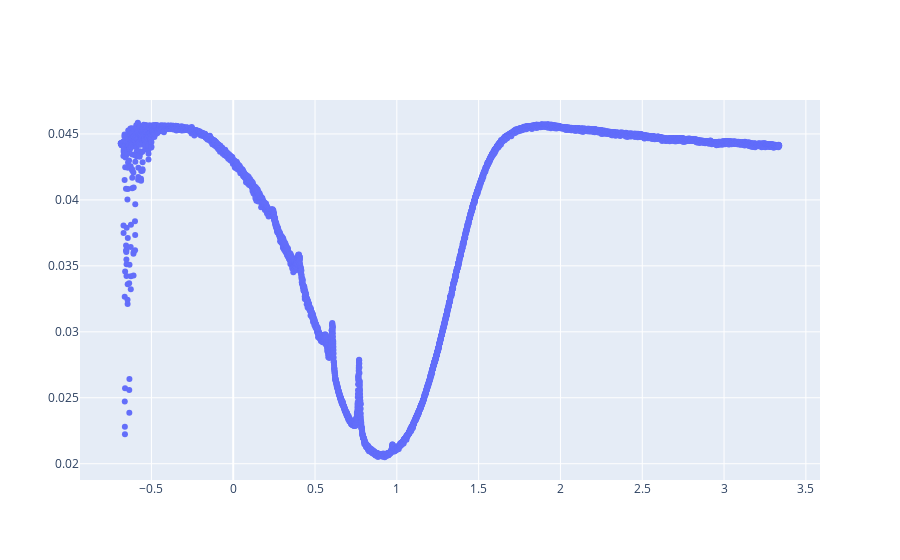

Notebook code for this chart:
### Code cell
graph = go.Figure(data = go.Scatter(x = R1, y = diod_LD_1, mode = 'markers'))
graph.show()

### Figure 1 — Plotly figure (JSON) as saved in the notebook; plotly's stock layout.template omitted (floating-point values rounded to 4 significant figures; data arrays with more than 128 entries replaced by an {"elided": "..."} marker saying what was removed)
{"data": [{"mode": "markers", "type": "scatter", "x": {"elided": "7678 float values"}, "y": {"elided": "7675 float values"}}], "layout": {}}
